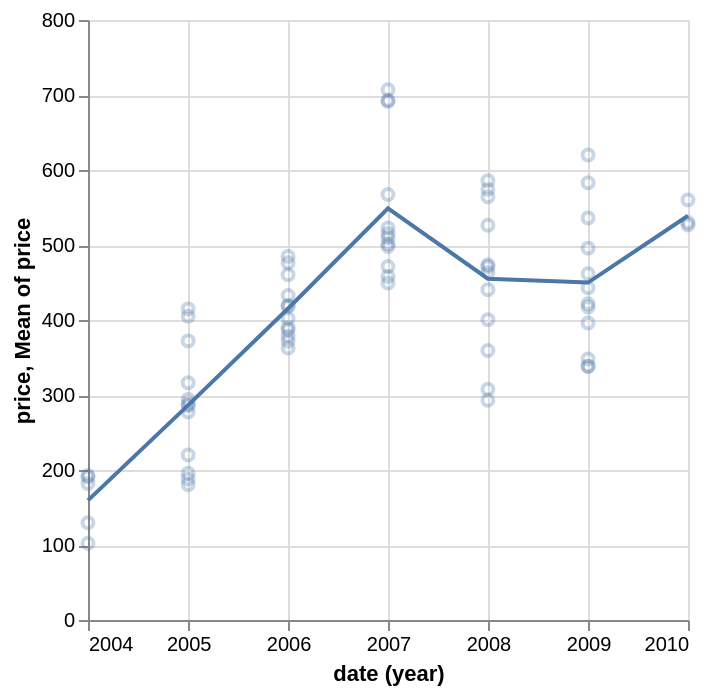

The Vega-Lite source for this figure:
### Vega-Lite specification from a JSON file in a GitHub repository (floating-point values rounded to 4 significant figures; data arrays with more than 128 entries replaced by an {"elided": "..."} marker saying what was removed)
{"$schema": "https://vega.github.io/schema/vega-lite/v4.json", "description": "Plot showing average data with raw values in the background.", "data": {"values": {"elided": "560 records"}}, "transform": [{"filter": "datum.symbol==='GOOG'"}], "layer": [{"mark": {"type": "point", "opacity": 0.3}, "encoding": {"x": {"timeUnit": "year", "field": "date"}, "y": {"field": "price", "type": "quantitative"}}}, {"mark": "line", "encoding": {"x": {"timeUnit": "year", "field": "date"}, "y": {"aggregate": "mean", "field": "price"}}}]}
